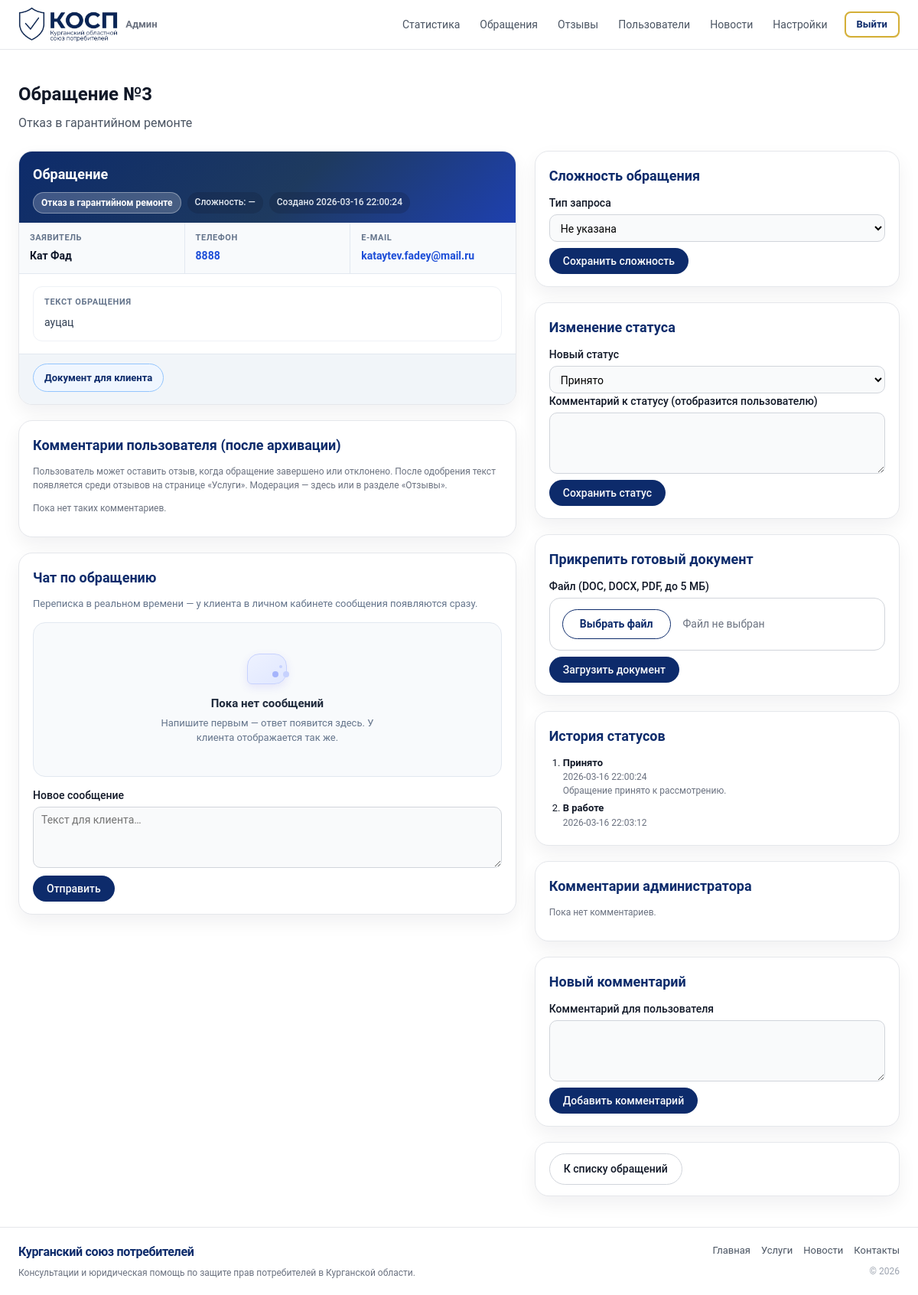
/admin/appeal_edit.php?id=3 (signed in), run on the app's committed database.
### tables this page shows
CREATE TABLE `appeals` (
  `id` int UNSIGNED NOT NULL,
  `user_id` int UNSIGNED NOT NULL,
  `topic` enum('bad_product','delay','warranty_refusal','housing','other') NOT NULL,
  `difficulty` enum('easy','medium','hard') DEFAULT NULL,
  `description` text NOT NULL,
  `attachment_path` varchar(255) DEFAULT NULL,
  `generated_doc_path` varchar(255) DEFAULT NULL,
  `created_at` datetime NOT NULL DEFAULT CURRENT_TIMESTAMP,
  `updated_at` datetime NOT NULL DEFAULT CURRENT_TIMESTAMP ON UPDATE CURRENT_TIMESTAMP
);

CREATE TABLE `users` (
  `id` int UNSIGNED NOT NULL,
  `name` varchar(255) NOT NULL,
  `email` varchar(255) NOT NULL,
  `phone` varchar(50) DEFAULT NULL,
  `password_hash` varchar(255) NOT NULL,
  `is_phone_confirmed` tinyint(1) NOT NULL DEFAULT '0',
  `role` enum('client','admin','employee') NOT NULL DEFAULT 'client',
  `is_blocked` tinyint(1) NOT NULL DEFAULT '0',
  `created_at` datetime NOT NULL
);

CREATE TABLE `appeal_statuses` (
  `id` int UNSIGNED NOT NULL,
  `appeal_id` int UNSIGNED NOT NULL,
  `status` enum('accepted','processing','answered','completed','rejected') NOT NULL,
  `comment` varchar(255) DEFAULT NULL,
  `created_at` datetime NOT NULL DEFAULT CURRENT_TIMESTAMP
);

### admin/appeal_edit.php (the view, shortened to what the rows shown need)
<?php
require_once __DIR__ . '/../db.php';
require_once __DIR__ . '/../includes/admin_auth.php';
require_once __DIR__ . '/../includes/appeal_topic_from_calc.php';
$id = isset($_GET['id']) ? (int) $_GET['id'] : 0;
$stmt = $pdo->prepare('
    SELECT a.id, a.user_id, a.topic, a.difficulty, a.description, a.attachment_path, a.generated_doc_path, a.created_at,
           u.name, u.phone, u.email
    FROM appeals a
    JOIN users u ON u.id = a.user_id
    WHERE a.id = ?
    LIMIT 1
');
$stmt->execute([$id]);
$appeal = $stmt->fetch();
$stmt = $pdo->prepare('SELECT status, comment, created_at FROM appeal_statuses WHERE appeal_id = ? ORDER BY created_at ASC, id ASC');
$stmt->execute([$id]);
$statuses = $stmt->fetchAll();
$descParts = appeal_split_description_for_display((string) ($appeal['description'] ?? ''));
function topic_title_admin(string $code): string {
    $map = [
        'bad_product' => 'Некачественный товар',
        'delay' => 'Нарушение сроков',
        'warranty_refusal' => 'Отказ в гарантийном ремонте',
        'housing' => 'Услуги ЖКХ',
        'other' => 'Другое',
    ];
    return $map[$code] ?? 'Обращение';
}
function status_title_admin(string $code): string {
    $map = [
        'accepted' => 'Принято',
        'processing' => 'В работе',
        'answered' => 'Ответ сформирован',
        'completed' => 'Завершено',
        'rejected' => 'Отклонено',
    ];
    return $map[$code] ?? $code;
}
?>
<!DOCTYPE html>
<html lang="ru">
<head>
    <link rel="stylesheet" href="../styles.css" />
</head>
<body>
    <main class="section section--light">
        <div class="container">
            <div class="section__head">
                <h2>Обращение №<?php echo (int) $appeal['id']; ?></h2>
                <p><?php echo htmlspecialchars(topic_title_admin($appeal['topic']), ENT_QUOTES, 'UTF-8'); ?></p>
            </div>
            <div class="request">
                <div class="request__form request__form--stack">
                    <section class="appeal-card appeal-card--admin-brief">
                        <div class="admin-appeal-brief__head">
                            <div class="admin-appeal-brief__chips">
                                <span class="admin-appeal-chip admin-appeal-chip--topic"><?php echo htmlspecialchars(topic_title_admin($appeal['topic']), ENT_QUOTES, 'UTF-8'); ?></span>
                                <span class="admin-appeal-chip admin-appeal-chip--muted">Сложность: <?php echo htmlspecialchars(appeal_difficulty_label($appeal['difficulty'] ?? null), ENT_QUOTES, 'UTF-8'); ?></span>
                                <span class="admin-appeal-chip admin-appeal-chip--muted">Создано <?php echo htmlspecialchars((string) $appeal['created_at'], ENT_QUOTES, 'UTF-8'); ?></span>
                            </div>
                        </div>
                        <div class="admin-appeal-contact">
                            <div class="admin-appeal-contact__item">
                                <span class="admin-appeal-contact__label">Заявитель</span>
                                <span class="admin-appeal-contact__value"><?php echo htmlspecialchars((string) $appeal['name'], ENT_QUOTES, 'UTF-8'); ?></span>
                            </div>
                            <div class="admin-appeal-contact__item">
                                <span class="admin-appeal-contact__label">Телефон</span>
                                <a class="admin-appeal-contact__value admin-appeal-contact__link" href="tel:<?php echo htmlspecialchars(preg_replace('/[^\d+]/', '', (string) $appeal['phone']), ENT_QUOTES, 'UTF-8'); ?>">
                                    <?php echo htmlspecialchars((string) $appeal['phone'], ENT_QUOTES, 'UTF-8'); ?>
                                </a>
                            </div>
                            <div class="admin-appeal-contact__item">
                                <span class="admin-appeal-contact__label">E-mail</span>
                                <a class="admin-appeal-contact__value admin-appeal-contact__link" href="mailto:<?php echo htmlspecialchars((string) ($appeal['email'] ?? ''), ENT_QUOTES, 'UTF-8'); ?>">
                                    <?php echo htmlspecialchars((string) ($appeal['email'] ?? '—'), ENT_QUOTES, 'UTF-8'); ?>
                                </a>
                            </div>
                        </div>
                        <div class="admin-appeal-brief__body">
                            <?php if ($descParts['has_split'] && ($descParts['services_block'] !== '' || $descParts['user_text'] !== '')): ?>
                                <?php if ($descParts['services_block'] !== ''): ?>
                                    <?php
                                    $admSvcTitle = (strpos($descParts['services_block'], 'Тема по') === 0)
                                        ? 'Классификация'
                                        : 'Заказ калькулятора';
                                    ?>
                                    <div class="admin-appeal-block">
                                        <div class="admin-appeal-block__label"><?php echo htmlspecialchars($admSvcTitle, ENT_QUOTES, 'UTF-8'); ?></div>
                                        <?php if (strpos($descParts['services_block'], "\n") !== false): ?>
                                            <ul class="admin-appeal-block__list">
                                                <?php
                                                foreach (preg_split('/\R/u', $descParts['services_block']) as $ln) {
                                                    $ln = trim((string) $ln);
                                                    if ($ln === '') {
                                                        continue;
                                                    }
                                                    $ln = preg_replace('/^[•\-\*]\s*/u', '', $ln);
                                                    if ($ln !== '') {
                                                        echo '<li>' . htmlspecialchars($ln, ENT_QUOTES, 'UTF-8') . '</li>';
                                                    }
                                                }
                                                ?>
                                            </ul>
                                        <?php else: ?>
                                            <p class="admin-appeal-block__text"><?php echo nl2br(htmlspecialchars($descParts['services_block'], ENT_QUOTES, 'UTF-8')); ?></p>
                                        <?php endif; ?>
                                    </div>
                                <?php endif; ?>
                                <?php if ($descParts['user_text'] !== ''): ?>
                                    <div class="admin-appeal-block admin-appeal-block--story">
                                        <div class="admin-appeal-block__label">Описание ситуации</div>
                                        <p class="admin-appeal-block__text"><?php echo nl2br(htmlspecialchars($descParts['user_text'], ENT_QUOTES, 'UTF-8')); ?></p>
                                    </div>
                                <?php endif; ?>
                            <?php else: ?>
                                <div class="admin-appeal-block admin-appeal-block--story">
                                    <div class="admin-appeal-block__label">Текст обращения</div>
                                    <p class="admin-appeal-block__text"><?php echo nl2br(htmlspecialchars((string) $appeal['description'], ENT_QUOTES, 'UTF-8')); ?></p>
                                </div>
                            <?php endif; ?>
                        </div>
                    </section>
                </div>
                <aside class="request__sidebar request__sidebar--stack">
                    <section class="appeal-card">
                        <form method="post">
                            <div class="field">
                                <label for="difficulty">Тип запроса</label>
                                <select id="difficulty" name="difficulty">
                                    <option value=""<?php echo empty($appeal['difficulty']) ? ' selected' : ''; ?>>Не указана</option>
                                </select>
                            </div>
                        </form>
                    </section>
                    <section class="appeal-card">
                        <ol class="request__steps">
                            <?php if (!$statuses): ?>
                                <li>Пока нет статусов.</li>
                            <?php else: ?>
                                <?php foreach ($statuses as $s): ?>
                                    <li>
                                        <strong><?php echo htmlspecialchars(status_title_admin($s['status']), ENT_QUOTES, 'UTF-8'); ?></strong>
                                        <div class="request__hint">
                                            <?php echo htmlspecialchars($s['created_at'], ENT_QUOTES, 'UTF-8'); ?>
                                            <?php if ($s['comment']): ?>
                                                <br /><?php echo htmlspecialchars($s['comment'], ENT_QUOTES, 'UTF-8'); ?>
                                            <?php endif; ?>
                                        </div>
                                    </li>
                                <?php endforeach; ?>
                            <?php endif; ?>
                        </ol>
                    </section>
                </aside>
            </div>
        </div>
    </main>
</body>
</html>

### data on the page
appeals: id "3", topic "Отказ в гарантийном ремонте", difficulty "—", created_at "2026-03-16 22:00:24", user.name "Кат Фад", user.phone "8888", user.email "kataytev.fadey@mail.ru", description "ауцац", difficulty "Не указана"
appeal_statuses: status "Принято", created_at "2026-03-16 22:00:24", comment "Обращение принято к рассмотрению."
appeal_statuses: status "В работе", created_at "2026-03-16 22:03:12"
